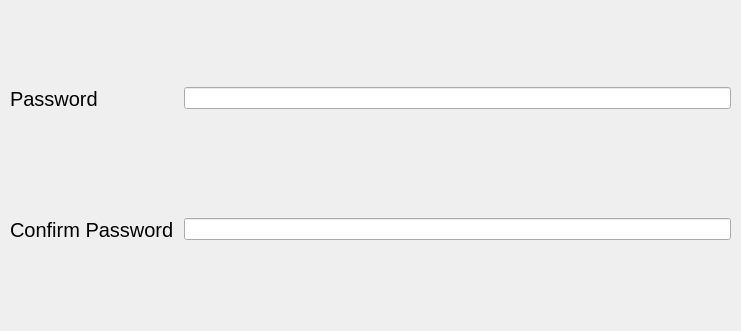
    <widget class="QWidget" name="formLayoutWidget_3">
     <property name="geometry">
      <rect>
       <x>1800</x>
       <y>970</y>
       <width>741</width>
       <height>331</height>
      </rect>
     </property>
     <layout class="QFormLayout" name="formLayout">
      <property name="horizontalSpacing">
       <number>10</number>
      </property>
      <property name="verticalSpacing">
       <number>30</number>
      </property>
      <property name="leftMargin">
       <number>10</number>
      </property>
      <property name="topMargin">
       <number>10</number>
      </property>
      <property name="rightMargin">
       <number>10</number>
      </property>
      <property name="bottomMargin">
       <number>10</number>
      </property>
      <item row="0" column="0">
       <widget class="QLabel" name="password_label">
        <property name="sizePolicy">
         <sizepolicy hsizetype="Fixed" vsizetype="Expanding">
          <horstretch>0</horstretch>
          <verstretch>0</verstretch>
         </sizepolicy>
        </property>
        <property name="font">
         <font>
          <pointsize>15</pointsize>
         </font>
        </property>
        <property name="text">
         <string>Password</string>
        </property>
       </widget>
      </item>
      <item row="0" column="1">
       <widget class="QLineEdit" name="password_lineEdit"/>
      </item>
      <item row="1" column="1">
       <widget class="QLineEdit" name="confirm_password_lineedit"/>
      </item>
      <item row="1" column="0">
       <widget class="QLabel" name="confirm_password_label">
        <property name="sizePolicy">
         <sizepolicy hsizetype="Fixed" vsizetype="Expanding">
          <horstretch>0</horstretch>
          <verstretch>0</verstretch>
         </sizepolicy>
        </property>
        <property name="font">
         <font>
          <pointsize>15</pointsize>
         </font>
        </property>
        <property name="text">
         <string>Confirm Password</string>
        </property>
       </widget>
      </item>
     </layout>
    </widget>
